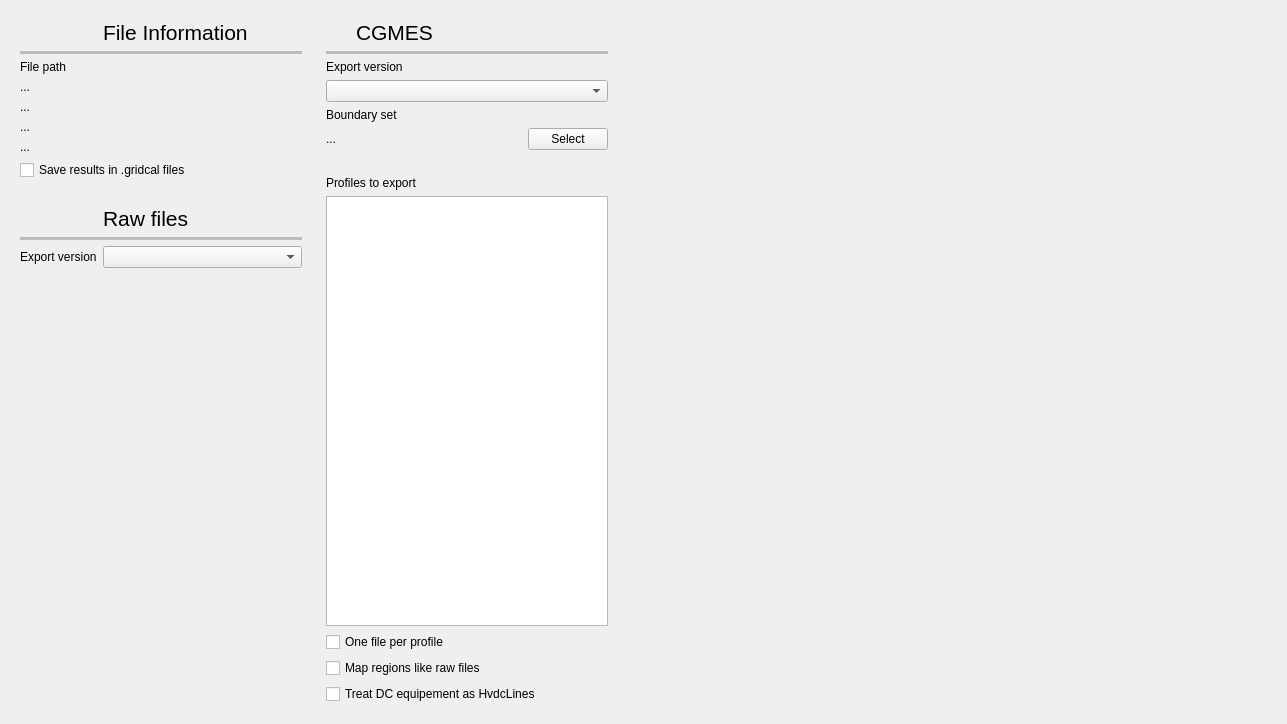
          <widget class="QWidget" name="file_tab">
           <property name="toolTip">
            <string>File settings</string>
           </property>
           <attribute name="icon">
            <iconset resource="icons.qrc">
             <normaloff>:/Icons/icons/new2c.svg</normaloff>:/Icons/icons/new2c.svg</iconset>
           </attribute>
           <attribute name="title">
            <string>File</string>
           </attribute>
           <attribute name="toolTip">
            <string>File related settings</string>
           </attribute>
           <layout class="QHBoxLayout" name="horizontalLayout_40">
            <item>
             <widget class="QFrame" name="frame_77">
              <property name="minimumSize">
               <size>
                <width>300</width>
                <height>0</height>
               </size>
              </property>
              <property name="frameShape">
               <enum>QFrame::Shape::NoFrame</enum>
              </property>
              <property name="frameShadow">
               <enum>QFrame::Shadow::Raised</enum>
              </property>
              <layout class="QGridLayout" name="gridLayout_11">
               <item row="11" column="1">
                <widget class="QComboBox" name="raw_export_version_comboBox"/>
               </item>
               <item row="1" column="0" colspan="2">
                <widget class="Line" name="line_28">
                 <property name="palette">
                  <palette>
                   <active>
                    <colorrole role="WindowText">
                     <brush brushstyle="SolidPattern">
                      <color alpha="255">
                       <red>186</red>
                       <green>189</green>
                       <blue>182</blue>
                      </color>
                     </brush>
                    </colorrole>
                   </active>
                   <inactive>
                    <colorrole role="WindowText">
                     <brush brushstyle="SolidPattern">
                      <color alpha="255">
                       <red>186</red>
                       <green>189</green>
                       <blue>182</blue>
                      </color>
                     </brush>
                    </colorrole>
                   </inactive>
                   <disabled>
                    <colorrole role="WindowText">
                     <brush brushstyle="SolidPattern">
                      <color alpha="255">
                       <red>190</red>
                       <green>190</green>
                       <blue>190</blue>
                      </color>
                     </brush>
                    </colorrole>
                   </disabled>
                  </palette>
                 </property>
                 <property name="frameShadow">
                  <enum>QFrame::Shadow::Plain</enum>
                 </property>
                 <property name="lineWidth">
                  <number>4</number>
                 </property>
                 <property name="orientation">
                  <enum>Qt::Orientation::Horizontal</enum>
                 </property>
                </widget>
               </item>
               <item row="12" column="1">
                <spacer name="verticalSpacer_20">
                 <property name="orientation">
                  <enum>Qt::Orientation::Vertical</enum>
                 </property>
                 <property name="sizeHint" stdset="0">
                  <size>
                   <width>20</width>
                   <height>436</height>
                  </size>
                 </property>
                </spacer>
               </item>
               <item row="3" column="0" colspan="2">
                <widget class="QLabel" name="file_information_label">
                 <property name="font">
                  <font>
                   <pointsize>9</pointsize>
                  </font>
                 </property>
                 <property name="text">
                  <string>...</string>
                 </property>
                 <property name="wordWrap">
                  <bool>true</bool>
                 </property>
                 <property name="textInteractionFlags">
                  <set>Qt::TextInteractionFlag::LinksAccessibleByMouse|Qt::TextInteractionFlag::TextSelectableByKeyboard|Qt::TextInteractionFlag::TextSelectableByMouse</set>
                 </property>
                </widget>
               </item>
               <item row="9" column="1">
                <widget class="QLabel" name="label_131">
                 <property name="palette">
                  <palette>
                   <active>
                    <colorrole role="WindowText">
                     <brush brushstyle="SolidPattern">
                      <color alpha="255">
                       <red>85</red>
                       <green>87</green>
                       <blue>83</blue>
                      </color>
                     </brush>
                    </colorrole>
                   </active>
                   <inactive>
                    <colorrole role="WindowText">
                     <brush brushstyle="SolidPattern">
                      <color alpha="255">
                       <red>0</red>
                       <green>0</green>
                       <blue>0</blue>
                      </color>
                     </brush>
                    </colorrole>
                   </inactive>
                   <disabled>
                    <colorrole role="WindowText">
                     <brush brushstyle="SolidPattern">
                      <color alpha="255">
                       <red>190</red>
                       <green>190</green>
                       <blue>190</blue>
                      </color>
                     </brush>
                    </colorrole>
                   </disabled>
                  </palette>
                 </property>
                 <property name="font">
                  <font>
                   <pointsize>16</pointsize>
                  </font>
                 </property>
                 <property name="text">
                  <string>Raw files</string>
                 </property>
                </widget>
               </item>
               <item row="7" column="0" colspan="2">
                <widget class="QCheckBox" name="saveResultsCheckBox">
                 <property name="font">
                  <font>
                   <pointsize>9</pointsize>
                  </font>
                 </property>
                 <property name="toolTip">
                  <string>If checked, the results are stored inside the gridcal file in a compressed format.</string>
                 </property>
                 <property name="text">
                  <string>Save results in .gridcal files</string>
                 </property>
                </widget>
               </item>
               <item row="4" column="0" colspan="2">
                <widget class="QLabel" name="model_version_label">
                 <property name="font">
                  <font>
                   <pointsize>9</pointsize>
                  </font>
                 </property>
                 <property name="text">
                  <string>...</string>
                 </property>
                </widget>
               </item>
               <item row="9" column="0">
                <widget class="QLabel" name="label_145">
                 <property name="minimumSize">
                  <size>
                   <width>24</width>
                   <height>24</height>
                  </size>
                 </property>
                 <property name="maximumSize">
                  <size>
                   <width>24</width>
                   <height>24</height>
                  </size>
                 </property>
                 <property name="text">
                  <string/>
                 </property>
                 <property name="pixmap">
                  <pixmap resource="icons.qrc">:/Icons/icons/new2c.svg</pixmap>
                 </property>
                 <property name="scaledContents">
                  <bool>true</bool>
                 </property>
                </widget>
               </item>
               <item row="8" column="0">
                <widget class="QLabel" name="label_155">
                 <property name="text">
                  <string/>
                 </property>
                </widget>
               </item>
               <item row="10" column="0" colspan="2">
                <widget class="Line" name="line_33">
                 <property name="palette">
                  <palette>
                   <active>
                    <colorrole role="WindowText">
                     <brush brushstyle="SolidPattern">
                      <color alpha="255">
                       <red>186</red>
                       <green>189</green>
                       <blue>182</blue>
                      </color>
                     </brush>
                    </colorrole>
                   </active>
                   <inactive>
                    <colorrole role="WindowText">
                     <brush brushstyle="SolidPattern">
                      <color alpha="255">
                       <red>186</red>
                       <green>189</green>
                       <blue>182</blue>
                      </color>
                     </brush>
                    </colorrole>
                   </inactive>
                   <disabled>
                    <colorrole role="WindowText">
                     <brush brushstyle="SolidPattern">
                      <color alpha="255">
                       <red>190</red>
                       <green>190</green>
                       <blue>190</blue>
                      </color>
                     </brush>
                    </colorrole>
                   </disabled>
                  </palette>
                 </property>
                 <property name="frameShadow">
                  <enum>QFrame::Shadow::Plain</enum>
                 </property>
                 <property name="lineWidth">
                  <number>4</number>
                 </property>
                 <property name="orientation">
                  <enum>Qt::Orientation::Horizontal</enum>
                 </property>
                </widget>
               </item>
               <item row="11" column="0">
                <widget class="QLabel" name="label_112">
                 <property name="font">
                  <font>
                   <pointsize>9</pointsize>
                  </font>
                 </property>
                 <property name="text">
                  <string>Export version</string>
                 </property>
                </widget>
               </item>
               <item row="2" column="0" colspan="2">
                <widget class="QLabel" name="label_39">
                 <property name="font">
                  <font>
                   <pointsize>9</pointsize>
                  </font>
                 </property>
                 <property name="text">
                  <string>File path</string>
                 </property>
                </widget>
               </item>
               <item row="0" column="1">
                <widget class="QLabel" name="label_115">
                 <property name="palette">
                  <palette>
                   <active>
                    <colorrole role="WindowText">
                     <brush brushstyle="SolidPattern">
                      <color alpha="255">
                       <red>85</red>
                       <green>87</green>
                       <blue>83</blue>
                      </color>
                     </brush>
                    </colorrole>
                   </active>
                   <inactive>
                    <colorrole role="WindowText">
                     <brush brushstyle="SolidPattern">
                      <color alpha="255">
                       <red>0</red>
                       <green>0</green>
                       <blue>0</blue>
                      </color>
                     </brush>
                    </colorrole>
                   </inactive>
                   <disabled>
                    <colorrole role="WindowText">
                     <brush brushstyle="SolidPattern">
                      <color alpha="255">
                       <red>190</red>
                       <green>190</green>
                       <blue>190</blue>
                      </color>
                     </brush>
                    </colorrole>
                   </disabled>
                  </palette>
                 </property>
                 <property name="font">
                  <font>
                   <pointsize>16</pointsize>
                  </font>
                 </property>
                 <property name="text">
                  <string>File Information</string>
                 </property>
                </widget>
               </item>
               <item row="0" column="0">
                <widget class="QLabel" name="label_136">
                 <property name="minimumSize">
                  <size>
                   <width>24</width>
                   <height>24</height>
                  </size>
                 </property>
                 <property name="maximumSize">
                  <size>
                   <width>24</width>
                   <height>24</height>
                  </size>
                 </property>
                 <property name="text">
                  <string/>
                 </property>
                 <property name="pixmap">
                  <pixmap resource="icons.qrc">:/Icons/icons/new2c.svg</pixmap>
                 </property>
                 <property name="scaledContents">
                  <bool>true</bool>
                 </property>
                </widget>
               </item>
               <item row="5" column="0" colspan="2">
                <widget class="QLabel" name="user_name_label">
                 <property name="font">
                  <font>
                   <pointsize>9</pointsize>
                  </font>
                 </property>
                 <property name="text">
                  <string>...</string>
                 </property>
                </widget>
               </item>
               <item row="6" column="0" colspan="2">
                <widget class="QLabel" name="grid_idtag_label">
                 <property name="font">
                  <font>
                   <pointsize>9</pointsize>
                  </font>
                 </property>
                 <property name="text">
                  <string>...</string>
                 </property>
                </widget>
               </item>
              </layout>
             </widget>
            </item>
            <item>
             <widget class="QFrame" name="frame_79">
              <property name="minimumSize">
               <size>
                <width>300</width>
                <height>0</height>
               </size>
              </property>
              <property name="frameShape">
               <enum>QFrame::Shape::NoFrame</enum>
              </property>
              <property name="frameShadow">
               <enum>QFrame::Shadow::Raised</enum>
              </property>
              <layout class="QGridLayout" name="gridLayout_5">
               <item row="1" column="0" colspan="3">
                <widget class="Line" name="line_31">
                 <property name="palette">
                  <palette>
                   <active>
                    <colorrole role="WindowText">
                     <brush brushstyle="SolidPattern">
                      <color alpha="255">
                       <red>186</red>
                       <green>189</green>
                       <blue>182</blue>
                      </color>
                     </brush>
                    </colorrole>
                   </active>
                   <inactive>
                    <colorrole role="WindowText">
                     <brush brushstyle="SolidPattern">
                      <color alpha="255">
                       <red>186</red>
                       <green>189</green>
                       <blue>182</blue>
                      </color>
                     </brush>
                    </colorrole>
                   </inactive>
                   <disabled>
                    <colorrole role="WindowText">
                     <brush brushstyle="SolidPattern">
                      <color alpha="255">
                       <red>190</red>
                       <green>190</green>
                       <blue>190</blue>
                      </color>
                     </brush>
                    </colorrole>
                   </disabled>
                  </palette>
                 </property>
                 <property name="frameShadow">
                  <enum>QFrame::Shadow::Plain</enum>
                 </property>
                 <property name="lineWidth">
                  <number>4</number>
                 </property>
                 <property name="orientation">
                  <enum>Qt::Orientation::Horizontal</enum>
                 </property>
                </widget>
               </item>
               <item row="0" column="1" colspan="2">
                <widget class="QLabel" name="label_134">
                 <property name="palette">
                  <palette>
                   <active>
                    <colorrole role="WindowText">
                     <brush brushstyle="SolidPattern">
                      <color alpha="255">
                       <red>85</red>
                       <green>87</green>
                       <blue>83</blue>
                      </color>
                     </brush>
                    </colorrole>
                   </active>
                   <inactive>
                    <colorrole role="WindowText">
                     <brush brushstyle="SolidPattern">
                      <color alpha="255">
                       <red>0</red>
                       <green>0</green>
                       <blue>0</blue>
                      </color>
                     </brush>
                    </colorrole>
                   </inactive>
                   <disabled>
                    <colorrole role="WindowText">
                     <brush brushstyle="SolidPattern">
                      <color alpha="255">
                       <red>190</red>
                       <green>190</green>
                       <blue>190</blue>
                      </color>
                     </brush>
                    </colorrole>
                   </disabled>
                  </palette>
                 </property>
                 <property name="font">
                  <font>
                   <pointsize>16</pointsize>
                  </font>
                 </property>
                 <property name="text">
                  <string>CGMES</string>
                 </property>
                </widget>
               </item>
               <item row="10" column="0">
                <widget class="QLabel" name="label_102">
                 <property name="text">
                  <string/>
                 </property>
                </widget>
               </item>
               <item row="11" column="0" colspan="3">
                <widget class="QLabel" name="label_139">
                 <property name="font">
                  <font>
                   <pointsize>9</pointsize>
                  </font>
                 </property>
                 <property name="text">
                  <string>Profiles to export</string>
                 </property>
                </widget>
               </item>
               <item row="15" column="0" colspan="3">
                <widget class="QCheckBox" name="cgmes_dc_as_hvdclines_checkBox">
                 <property name="font">
                  <font>
                   <pointsize>9</pointsize>
                  </font>
                 </property>
                 <property name="toolTip">
                  <string>&lt;html&gt;&lt;head/&gt;&lt;body&gt;&lt;p&gt;Converters and DC lines in CGMES are attempted to be converted to the simplified HvdcLine objects in GridCal&lt;/p&gt;&lt;/body&gt;&lt;/html&gt;</string>
                 </property>
                 <property name="text">
                  <string>Treat DC equipement as HvdcLines</string>
                 </property>
                </widget>
               </item>
               <item row="13" column="0" colspan="3">
                <widget class="QCheckBox" name="cgmes_single_profile_per_file_checkBox">
                 <property name="font">
                  <font>
                   <pointsize>9</pointsize>
                  </font>
                 </property>
                 <property name="text">
                  <string>One file per profile</string>
                 </property>
                </widget>
               </item>
               <item row="9" column="2">
                <widget class="QPushButton" name="selectCGMESBoundarySetButton">
                 <property name="maximumSize">
                  <size>
                   <width>80</width>
                   <height>16777215</height>
                  </size>
                 </property>
                 <property name="font">
                  <font>
                   <pointsize>9</pointsize>
                  </font>
                 </property>
                 <property name="toolTip">
                  <string>Select the CGMES boundary set (single zip file)</string>
                 </property>
                 <property name="text">
                  <string>Select</string>
                 </property>
                </widget>
               </item>
               <item row="3" column="0" colspan="3">
                <widget class="QComboBox" name="cgmes_version_comboBox">
                 <property name="font">
                  <font>
                   <pointsize>9</pointsize>
                  </font>
                 </property>
                </widget>
               </item>
               <item row="14" column="0" colspan="3">
                <widget class="QCheckBox" name="cgmes_map_regions_like_raw_checkBox">
                 <property name="font">
                  <font>
                   <pointsize>9</pointsize>
                  </font>
                 </property>
                 <property name="toolTip">
                  <string>&lt;html&gt;&lt;head/&gt;&lt;body&gt;&lt;p&gt;If active the CGMEs mapping will be:&lt;/p&gt;&lt;p&gt;GeographicalRegion &amp;lt;-&amp;gt; Area&lt;/p&gt;&lt;p&gt;SubGeographicalRegion &amp;lt;-&amp;gt; Zone&lt;/p&gt;&lt;p&gt;Otherwise:&lt;/p&gt;&lt;p&gt;GeographicalRegion &amp;lt;-&amp;gt; Country&lt;/p&gt;&lt;p&gt;SubGeographicalRegion &amp;lt;-&amp;gt; Community&lt;/p&gt;&lt;p&gt;&lt;br/&gt;&lt;/p&gt;&lt;/body&gt;&lt;/html&gt;</string>
                 </property>
                 <property name="text">
                  <string>Map regions like raw files</string>
                 </property>
                </widget>
               </item>
               <item row="2" column="0" colspan="3">
                <widget class="QLabel" name="label_135">
                 <property name="font">
                  <font>
                   <pointsize>9</pointsize>
                  </font>
                 </property>
                 <property name="text">
                  <string>Export version</string>
                 </property>
                </widget>
               </item>
               <item row="8" column="0" colspan="3">
                <widget class="QLabel" name="label_90">
                 <property name="font">
                  <font>
                   <pointsize>9</pointsize>
                  </font>
                 </property>
                 <property name="text">
                  <string>Boundary set</string>
                 </property>
                </widget>
               </item>
               <item row="9" column="0" colspan="2">
                <widget class="QLabel" name="cgmes_boundary_set_label">
                 <property name="font">
                  <font>
                   <pointsize>9</pointsize>
                  </font>
                 </property>
                 <property name="toolTip">
                  <string>Path of the CGMES default boundary set (single zip file)</string>
                 </property>
                 <property name="text">
                  <string>...</string>
                 </property>
                </widget>
               </item>
               <item row="0" column="0">
                <widget class="QLabel" name="label_137">
                 <property name="minimumSize">
                  <size>
                   <width>24</width>
                   <height>24</height>
                  </size>
                 </property>
                 <property name="maximumSize">
                  <size>
                   <width>24</width>
                   <height>24</height>
                  </size>
                 </property>
                 <property name="text">
                  <string/>
                 </property>
                 <property name="pixmap">
                  <pixmap resource="icons.qrc">:/Icons/icons/new2.svg</pixmap>
                 </property>
                 <property name="scaledContents">
                  <bool>true</bool>
                 </property>
                </widget>
               </item>
               <item row="12" column="0" colspan="3">
                <widget class="QListView" name="cgmes_profiles_listView">
                 <property name="font">
                  <font>
                   <pointsize>9</pointsize>
                  </font>
                 </property>
                </widget>
               </item>
              </layout>
             </widget>
            </item>
            <item>
             <spacer name="horizontalSpacer_27">
              <property name="orientation">
               <enum>Qt::Orientation::Horizontal</enum>
              </property>
              <property name="sizeHint" stdset="0">
               <size>
                <width>659</width>
                <height>20</height>
               </size>
              </property>
             </spacer>
            </item>
           </layout>
          </widget>
